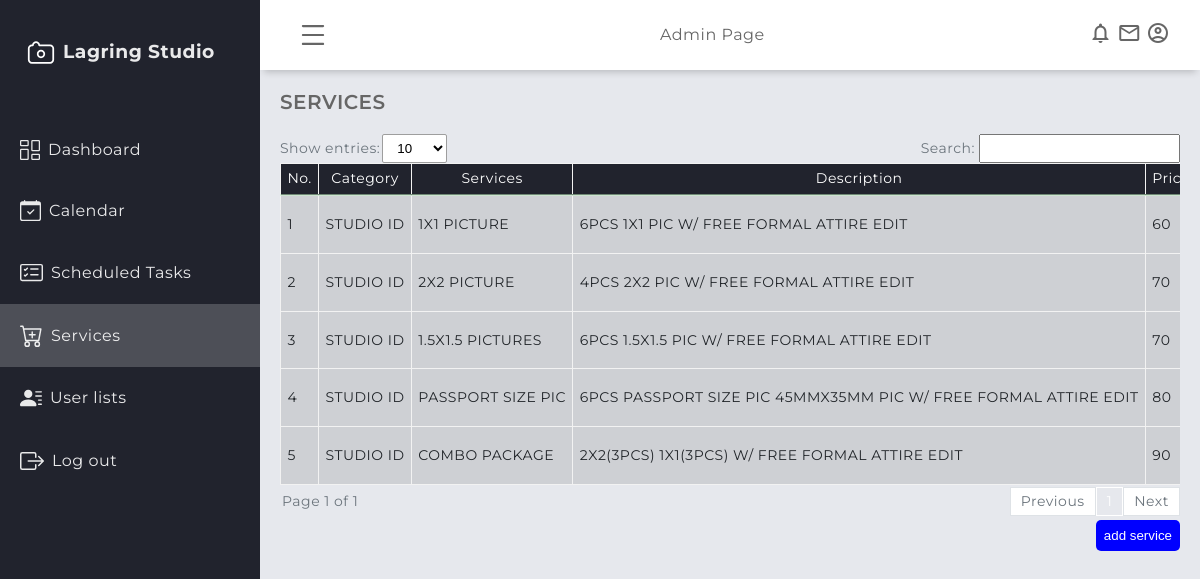
The app's page /admin/services.php (signed in) with its own data.
### tables this page shows
CREATE TABLE `services` (
  `service_id` int(11) NOT NULL,
  `service_category` varchar(100) NOT NULL,
  `service_name` varchar(250) NOT NULL,
  `service_description` varchar(500) NOT NULL,
  `service_price` int(11) NOT NULL,
  `service_date_added` datetime NOT NULL DEFAULT current_timestamp(),
  `archived_flag` int(11) NOT NULL
);

### admin/services.php (the view, shortened to what this page needs)
<?php
   include('session.php');
?>
<!DOCTYPE html>
<html lang="en">
    <head>
        <link rel="stylesheet" href="../assets/global/css/design.css" />
        <link rel="stylesheet" href="../assets/global/css/table.css" />
        <link rel="stylesheet" href="../assets/global/css/global.css" />
        <link rel="stylesheet" href="../assets/admin/css/dashboardcontainer.css" />
        <link rel="stylesheet" href="../assets/admin/css/services.css" />
    </head>
    <body>
        <?php require "header/header.php"?>
        <?php require "navigation/sidebar.php"?>
        <main class="main-container">
            <div class="main-title">
                <p class="font-weight-bold">SERVICES</p>
            </div>
        <div class= "showAndSearch  text-secondary align-items-center mb-1">
                        <div class= "align-items-center">
                            <label >Show entries:</label>
                            <select id="entriesPerPage">
                                <option value="10">10</option>
                            </select>
                        </div>
                        <div class= "align-items-center">
                            <label for="searchInput" class="pr-1" >Search:</label>
                            <div style="position: relative;">
                                <input type="text" id="searchInput" >
                            </div>
                        </div>
                        <div id="table1" class="table-group-container active">
                            <table id="table1" class="table table-striped table-bordered w-100">
                                <thead>
                                    <tr>
                                        <th>No.</th>
                                        <th>Category</th>
                                        <th>Services</th>
                                        <th>Description</th>
                                        <th>Price</th>
                                    </tr>
                                </thead>
                                <tbody>
                        <?php
                                    $i = 1;
                                    $sql = mysqli_query($connection, "SELECT * FROM services") or die(mysqli_error($connection));
                                    if (mysqli_num_rows($sql) > 0) {
                                    while ($row = mysqli_fetch_array($sql)) {
                                        $sercat = $row['service_category'];
                                        $sername = $row['service_name'];
                                        $serdesc = $row['service_description'];
                                        $serprice = $row['service_price'];
                                    ?>
                                    <tr>
                                        <td><?php echo $i++ ?></td>
                                        <td><?php echo strtoupper($sercat);?></td>
                                        <td><?php echo strtoupper($sername);?></td>
                                        <td><?php echo strtoupper($serdesc);?></td>
                                        <td><?php echo $serprice; ?></td>
                                    </tr>
                                    <?php
                                    }}
                                    else {echo '<tr><td colspan="6" style="text-align: center;">No records found.</td></tr>';}
                                ?>
                                </tbody>
                            </table>
                        </div>
                        <div class="pagination-container">
                            <div id="pagination-label"></div>
                            <div id="pagination" class="pagination"></div>
                        </div>
                    </div>
                <div class="add">
                    <button class="modal-trigger" data-modal-id="add_service">add service</button>
                </div>
            </main>
    </body>
</html>

### admin/header/header.php (shortened to what this page needs)
<header class="header">
    <div class="menu-icon toggleBtn">
    </div>
    <div class="header-left">Admin Page</div>
    <div class="header-right">
        <span class="material-icons-outlined">notifications</span>
        <span class="material-icons-outlined">email</span>
        <span class="material-icons-outlined">account_circle</span>
    </div>
</header>

### admin/navigation/sidebar.php (shortened to what this page needs)
<aside class="sidebar" id="sidebar">
    <div class="sidebar-title">
        <div class="sidebar-brand">
            <h3>Lagring Studio</h3>
        </div>
    </div>
    <ul class="sidebar-list">
    <?php $current_page = basename($_SERVER['PHP_SELF']); ?>
        <li <?php if ($current_page === 'admindashboard.php') echo 'class="navLinkActive"';?>>
            <a href="admindashboard.php">
                Dashboard
            </a>
        </li>
        <li <?php if ($current_page === 'calendar.php') echo 'class="navLinkActive"';?>>
            <a href="calendar.php">
                Calendar
            </a>
        </li>
        <li <?php if ($current_page === 'scheduled_task.php') echo 'class="navLinkActive"';?>>
            <a href="scheduled_task.php">
                Scheduled Tasks
            </a>
        </li>
        <li <?php if ($current_page === 'services.php') echo 'class="navLinkActive"';?>>
            <a href="services.php">
                Services
            </a>
        </li>
        <li <?php if ($current_page === 'user_list.php') echo 'class="navLinkActive"';?>>
            <a href="user_list.php">
                User lists
            </a>
        </li>
        <li class="sidebar-list-item">
            <a href="../logoutmodule/logout.php">
                Log out
            </a>
        </li>
    </ul>
</aside>

### assets/global/css/design.css (style rules this page uses)
:root { --blue1: rgba(36, 175, 242); --blue2: rgba(7, 164, 241); --blue3: rgba(23, 147, 217); --blue4: rgba(4, 127, 204); --blue5: rgba(30,144,255); --light_blue: rgba(63, 194, 250); --dim_blue: rgba(137, 192, 223); --dark_blue: rgba(30, 70, 139); --gray: rgba(208, 216, 227); --dark_gray: rgba(141, 164, 196); --dirty_white: rgba(244, 244, 244); --red: rgba(254, 0, 0); --maroon: rgba(154, 0, 0); }
* { margin: 0; padding: 0; box-sizing: border-box; }
body { font-family: "Montserrat", sans-serif; letter-spacing: 0.5px; line-height: 1.2; scrollbar-color: smooth; background-color: #e6e8ed; color: #666666; }
.font-weight-bold { font-weight: 600; }

### assets/global/css/table.css (style rules this page uses)
.table { width: 100%; margin-bottom: 2px; color: #212529; border-collapse: collapse; white-space: nowrap; }
.table th, .table td { padding: 0.4rem; align-items: center; border-top: 1px solid #cafaca77; }
.table thead th { vertical-align: bottom; border-bottom: 2px solid #cafaca77; background-color: #21232d; color: white; font-weight: normal; text-align: center; }
.table-bordered { border: 1px solid #cafaca77; }
.table-bordered th, .table-bordered td { border: 1px solid hsl(0, 0%, 95%); }
.table-bordered thead th, .table-bordered thead td { border-bottom-width: 2px; }
.table-striped tbody tr { background-color: rgba(0, 0, 0, 0.1); }
#entriesPerPage { background-color: white; border: 1px solid rgb(158, 158, 158); border-radius: 2px; padding: 5px 10px; align-items: center; margin-left: 2px; outline: none; }
#searchInput { padding: 5px 10px; outline: none; }
.showAndSearch { display: flex; justify-content: space-between; flex-wrap: wrap; font-size: 14px; margin-bottom: 10px; }
.pagination-container { display: flex; justify-content: space-between; align-items: center; font-size: 14px; width: 100%; }
#pagination-label { color: #6c757d; padding-left: 2px; }
.pagination { display: flex; align-items: center; }
.table-group-container { display: none; overflow-x: auto; }
.table-group-container.active { display: block; width: 100%; }

### assets/global/css/global.css (style rules this page uses)
.mb-1 { margin-bottom: 0.25rem; }
.pr-1 { padding-right: 0.25rem; }
.text-secondary { color: #6c757d !important; }
* { margin: 0; padding: 0; box-sizing: border-box; }
.w-100 { width: 100% !important; }
.align-items-center { display: flex; align-items: center; }

### assets/admin/css/dashboardcontainer.css (style rules this page uses)
.header { position: fixed; top: 0; right: 0; height: 70px; width: calc(100% - 260px); background-color: #ffffff; display: flex; align-items: center; justify-content: space-between; padding: 0 30px 0 30px; box-shadow: 0 6px 7px -4px rgba(0, 0, 0, 0.2); transition: all 0.5s; -webkit-transition: all 0.5s; z-index: 8; }
.material-icons-outlined { cursor: pointer; }
.menu-icon { display: flex; justify-content: center; align-items: center; padding: 0.5rem; border-radius: 50%; cursor: pointer; }
.sidebar { position: fixed; top: 0; left: 0; width: 260px; height: 100vh; background-color: #21232d; color: rgb(255, 255, 255, 0.9); overflow-y: auto; overflow-x: hidden; transition: all 0.5s; -webkit-transition: all 0.5s; z-index: 9; }
.sidebar-title { display: flex; justify-content: space-between; align-items: center; padding: 20px 20px 20px 20px; margin-bottom: 30px; }
.sidebar-brand { display: flex; align-items: center; gap: 0.5rem; margin-top: 15px; font-weight: 700; text-align: center; }
.sidebar-list { padding: 0; margin-top: 15px; list-style-type: none; }
.navLinkActive a { background-color: rgba(255, 255, 255, 0.2); }
.sidebar-list li { display: block; }
.sidebar-list li a { padding: 20px; text-decoration: none; color: rgb(255, 255, 255, 0.9); display: flex; align-items: center; gap: 0.5rem; }
.main-container { margin-top: 70px; margin-left: 260px; padding: 1.25rem; min-height: calc(100vh - 70px); transition: all 0.5s; -webkit-transition: all 0.5s; z-index: 8; }
.main-title { margin: 0 0 1.25rem 0; }
.main-title p { font-size: 1.25rem; }

### assets/admin/css/services.css (style rules this page uses)
.add { display: flex; justify-content: end; }
.add button { padding: 0.5rem; border:none; outline:none; cursor: pointer; background-color: blue; color: #fff; border-radius: 5px; }

### records on screen
services: service_category "STUDIO ID", service_name "1X1 PICTURE", service_description "6PCS 1X1 PIC W/ FREE FORMAL ATTIRE EDIT", service_price "60"
services: service_category "STUDIO ID", service_name "2X2 PICTURE", service_description "4PCS 2X2 PIC W/ FREE FORMAL ATTIRE EDIT", service_price "70"
services: service_category "STUDIO ID", service_name "1.5X1.5 PICTURES", service_description "6PCS 1.5X1.5 PIC W/ FREE FORMAL ATTIRE EDIT", service_price "70"
services: service_category "STUDIO ID", service_name "PASSPORT SIZE PIC", service_description "6PCS PASSPORT SIZE PIC 45MMX35MM PIC W/ FREE FORMAL ATTIRE EDIT", service_price "80"
services: service_category "STUDIO ID", service_name "COMBO PACKAGE", service_description "2X2(3PCS) 1X1(3PCS) W/ FREE FORMAL ATTIRE EDIT", service_price "90"
